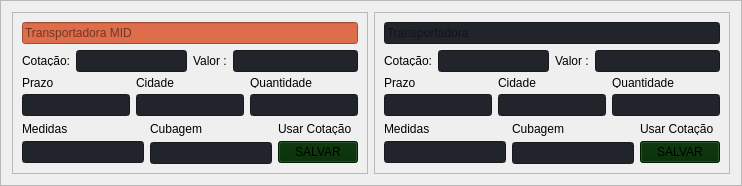
                                  <widget class="QFrame" name="frame_4">
                                   <property name="styleSheet">
                                    <string notr="true"/>
                                   </property>
                                   <property name="frameShape">
                                    <enum>QFrame::StyledPanel</enum>
                                   </property>
                                   <property name="frameShadow">
                                    <enum>QFrame::Raised</enum>
                                   </property>
                                   <layout class="QHBoxLayout" name="horizontalLayout_14">
                                    <item>
                                     <widget class="QFrame" name="frame_11">
                                      <property name="frameShape">
                                       <enum>QFrame::StyledPanel</enum>
                                      </property>
                                      <property name="frameShadow">
                                       <enum>QFrame::Raised</enum>
                                      </property>
                                      <layout class="QVBoxLayout" name="verticalLayout_34">
                                       <item>
                                        <layout class="QGridLayout" name="gridLayout_40">
                                         <item row="0" column="0">
                                          <layout class="QHBoxLayout" name="horizontalLayout_199">
                                           <item>
                                            <widget class="QLineEdit" name="lineEdit_255">
                                             <property name="layoutDirection">
                                              <enum>Qt::LeftToRight</enum>
                                             </property>
                                             <property name="styleSheet">
                                              <string notr="true">background-color: rgb(222, 110, 75);</string>
                                             </property>
                                             <property name="echoMode">
                                              <enum>QLineEdit::Normal</enum>
                                             </property>
                                             <property name="placeholderText">
                                              <string>Transportadora MID</string>
                                             </property>
                                            </widget>
                                           </item>
                                          </layout>
                                         </item>
                                         <item row="1" column="0">
                                          <layout class="QHBoxLayout" name="horizontalLayout_200">
                                           <item>
                                            <layout class="QHBoxLayout" name="horizontalLayout_201">
                                             <item>
                                              <widget class="QLabel" name="label_254">
                                               <property name="maximumSize">
                                                <size>
                                                 <width>16777215</width>
                                                 <height>10</height>
                                                </size>
                                               </property>
                                               <property name="text">
                                                <string>Cotação:</string>
                                               </property>
                                              </widget>
                                             </item>
                                             <item>
                                              <widget class="QLineEdit" name="lineEdit_256">
                                               <property name="styleSheet">
                                                <string notr="true">background-color: rgb(33, 37, 43);</string>
                                               </property>
                                              </widget>
                                             </item>
                                            </layout>
                                           </item>
                                           <item>
                                            <layout class="QHBoxLayout" name="horizontalLayout_202">
                                             <item>
                                              <widget class="QLabel" name="label_255">
                                               <property name="maximumSize">
                                                <size>
                                                 <width>16777215</width>
                                                 <height>10</height>
                                                </size>
                                               </property>
                                               <property name="text">
                                                <string>Valor :</string>
                                               </property>
                                              </widget>
                                             </item>
                                             <item>
                                              <widget class="QLineEdit" name="lineEdit_257">
                                               <property name="styleSheet">
                                                <string notr="true">background-color: rgb(33, 37, 43);</string>
                                               </property>
                                              </widget>
                                             </item>
                                            </layout>
                                           </item>
                                          </layout>
                                         </item>
                                         <item row="2" column="0">
                                          <layout class="QHBoxLayout" name="horizontalLayout_203">
                                           <item>
                                            <layout class="QVBoxLayout" name="verticalLayout_203">
                                             <item>
                                              <widget class="QLabel" name="label_256">
                                               <property name="maximumSize">
                                                <size>
                                                 <width>16777215</width>
                                                 <height>10</height>
                                                </size>
                                               </property>
                                               <property name="text">
                                                <string>Prazo </string>
                                               </property>
                                              </widget>
                                             </item>
                                             <item>
                                              <widget class="QLineEdit" name="lineEdit_258">
                                               <property name="styleSheet">
                                                <string notr="true">background-color: rgb(33, 37, 43);</string>
                                               </property>
                                              </widget>
                                             </item>
                                            </layout>
                                           </item>
                                           <item>
                                            <layout class="QVBoxLayout" name="verticalLayout_204">
                                             <item>
                                              <widget class="QLabel" name="label_257">
                                               <property name="maximumSize">
                                                <size>
                                                 <width>16777215</width>
                                                 <height>10</height>
                                                </size>
                                               </property>
                                               <property name="text">
                                                <string>Cidade</string>
                                               </property>
                                              </widget>
                                             </item>
                                             <item>
                                              <widget class="QLineEdit" name="lineEdit_259">
                                               <property name="styleSheet">
                                                <string notr="true">background-color: rgb(33, 37, 43);</string>
                                               </property>
                                              </widget>
                                             </item>
                                            </layout>
                                           </item>
                                           <item>
                                            <layout class="QVBoxLayout" name="verticalLayout_205">
                                             <item>
                                              <widget class="QLabel" name="label_258">
                                               <property name="maximumSize">
                                                <size>
                                                 <width>16777215</width>
                                                 <height>10</height>
                                                </size>
                                               </property>
                                               <property name="text">
                                                <string>Quantidade</string>
                                               </property>
                                              </widget>
                                             </item>
                                             <item>
                                              <widget class="QLineEdit" name="lineEdit_260">
                                               <property name="styleSheet">
                                                <string notr="true">background-color: rgb(33, 37, 43);</string>
                                               </property>
                                              </widget>
                                             </item>
                                            </layout>
                                           </item>
                                          </layout>
                                         </item>
                                         <item row="3" column="0">
                                          <layout class="QHBoxLayout" name="horizontalLayout_204">
                                           <item>
                                            <layout class="QVBoxLayout" name="verticalLayout_206">
                                             <item>
                                              <widget class="QLabel" name="label_259">
                                               <property name="maximumSize">
                                                <size>
                                                 <width>16777215</width>
                                                 <height>13</height>
                                                </size>
                                               </property>
                                               <property name="text">
                                                <string>Medidas</string>
                                               </property>
                                              </widget>
                                             </item>
                                             <item>
                                              <widget class="QLineEdit" name="lineEdit_261">
                                               <property name="styleSheet">
                                                <string notr="true">background-color: rgb(33, 37, 43);</string>
                                               </property>
                                              </widget>
                                             </item>
                                            </layout>
                                           </item>
                                           <item>
                                            <layout class="QVBoxLayout" name="verticalLayout_207">
                                             <item>
                                              <widget class="QLabel" name="label_260">
                                               <property name="maximumSize">
                                                <size>
                                                 <width>16777215</width>
                                                 <height>15</height>
                                                </size>
                                               </property>
                                               <property name="text">
                                                <string>Cubagem</string>
                                               </property>
                                              </widget>
                                             </item>
                                             <item>
                                              <widget class="QLineEdit" name="lineEdit_262">
                                               <property name="styleSheet">
                                                <string notr="true">background-color: rgb(33, 37, 43);</string>
                                               </property>
                                              </widget>
                                             </item>
                                            </layout>
                                           </item>
                                           <item>
                                            <layout class="QVBoxLayout" name="verticalLayout_208">
                                             <item>
                                              <widget class="QLabel" name="label_261">
                                               <property name="maximumSize">
                                                <size>
                                                 <width>16777215</width>
                                                 <height>13</height>
                                                </size>
                                               </property>
                                               <property name="text">
                                                <string>Usar Cotação</string>
                                               </property>
                                              </widget>
                                             </item>
                                             <item>
                                              <widget class="QPushButton" name="pushButton_34">
                                               <property name="styleSheet">
                                                <string notr="true">background-color: rgb(0, 40, 0);</string>
                                               </property>
                                               <property name="text">
                                                <string>SALVAR</string>
                                               </property>
                                              </widget>
                                             </item>
                                            </layout>
                                           </item>
                                          </layout>
                                         </item>
                                        </layout>
                                       </item>
                                      </layout>
                                     </widget>
                                    </item>
                                    <item>
                                     <widget class="QFrame" name="frame_12">
                                      <property name="frameShape">
                                       <enum>QFrame::StyledPanel</enum>
                                      </property>
                                      <property name="frameShadow">
                                       <enum>QFrame::Raised</enum>
                                      </property>
                                      <layout class="QVBoxLayout" name="verticalLayout_35">
                                       <item>
                                        <layout class="QGridLayout" name="gridLayout_41">
                                         <item row="0" column="0">
                                          <layout class="QHBoxLayout" name="horizontalLayout_205">
                                           <item>
                                            <widget class="QLineEdit" name="lineEdit_263">
                                             <property name="layoutDirection">
                                              <enum>Qt::LeftToRight</enum>
                                             </property>
                                             <property name="styleSheet">
                                              <string notr="true">background-color: rgb(33, 37, 43);</string>
                                             </property>
                                             <property name="echoMode">
                                              <enum>QLineEdit::Normal</enum>
                                             </property>
                                             <property name="placeholderText">
                                              <string>Transportadora</string>
                                             </property>
                                            </widget>
                                           </item>
                                          </layout>
                                         </item>
                                         <item row="1" column="0">
                                          <layout class="QHBoxLayout" name="horizontalLayout_206">
                                           <item>
                                            <layout class="QHBoxLayout" name="horizontalLayout_207">
                                             <item>
                                              <widget class="QLabel" name="label_262">
                                               <property name="maximumSize">
                                                <size>
                                                 <width>16777215</width>
                                                 <height>10</height>
                                                </size>
                                               </property>
                                               <property name="text">
                                                <string>Cotação:</string>
                                               </property>
                                              </widget>
                                             </item>
                                             <item>
                                              <widget class="QLineEdit" name="lineEdit_264">
                                               <property name="styleSheet">
                                                <string notr="true">background-color: rgb(33, 37, 43);</string>
                                               </property>
                                              </widget>
                                             </item>
                                            </layout>
                                           </item>
                                           <item>
                                            <layout class="QHBoxLayout" name="horizontalLayout_208">
                                             <item>
                                              <widget class="QLabel" name="label_263">
                                               <property name="maximumSize">
                                                <size>
                                                 <width>16777215</width>
                                                 <height>10</height>
                                                </size>
                                               </property>
                                               <property name="text">
                                                <string>Valor :</string>
                                               </property>
                                              </widget>
                                             </item>
                                             <item>
                                              <widget class="QLineEdit" name="lineEdit_265">
                                               <property name="styleSheet">
                                                <string notr="true">background-color: rgb(33, 37, 43);</string>
                                               </property>
                                              </widget>
                                             </item>
                                            </layout>
                                           </item>
                                          </layout>
                                         </item>
                                         <item row="2" column="0">
                                          <layout class="QHBoxLayout" name="horizontalLayout_209">
                                           <item>
                                            <layout class="QVBoxLayout" name="verticalLayout_209">
                                             <item>
                                              <widget class="QLabel" name="label_264">
                                               <property name="maximumSize">
                                                <size>
                                                 <width>16777215</width>
                                                 <height>10</height>
                                                </size>
                                               </property>
                                               <property name="text">
                                                <string>Prazo </string>
                                               </property>
                                              </widget>
                                             </item>
                                             <item>
                                              <widget class="QLineEdit" name="lineEdit_266">
                                               <property name="styleSheet">
                                                <string notr="true">background-color: rgb(33, 37, 43);</string>
                                               </property>
                                              </widget>
                                             </item>
                                            </layout>
                                           </item>
                                           <item>
                                            <layout class="QVBoxLayout" name="verticalLayout_210">
                                             <item>
                                              <widget class="QLabel" name="label_265">
                                               <property name="maximumSize">
                                                <size>
                                                 <width>16777215</width>
                                                 <height>10</height>
                                                </size>
                                               </property>
                                               <property name="text">
                                                <string>Cidade</string>
                                               </property>
                                              </widget>
                                             </item>
                                             <item>
                                              <widget class="QLineEdit" name="lineEdit_267">
                                               <property name="styleSheet">
                                                <string notr="true">background-color: rgb(33, 37, 43);</string>
                                               </property>
                                              </widget>
                                             </item>
                                            </layout>
                                           </item>
                                           <item>
                                            <layout class="QVBoxLayout" name="verticalLayout_211">
                                             <item>
                                              <widget class="QLabel" name="label_266">
                                               <property name="maximumSize">
                                                <size>
                                                 <width>16777215</width>
                                                 <height>10</height>
                                                </size>
                                               </property>
                                               <property name="text">
                                                <string>Quantidade</string>
                                               </property>
                                              </widget>
                                             </item>
                                             <item>
                                              <widget class="QLineEdit" name="lineEdit_268">
                                               <property name="styleSheet">
                                                <string notr="true">background-color: rgb(33, 37, 43);</string>
                                               </property>
                                              </widget>
                                             </item>
                                            </layout>
                                           </item>
                                          </layout>
                                         </item>
                                         <item row="3" column="0">
                                          <layout class="QHBoxLayout" name="horizontalLayout_210">
                                           <item>
                                            <layout class="QVBoxLayout" name="verticalLayout_212">
                                             <item>
                                              <widget class="QLabel" name="label_267">
                                               <property name="maximumSize">
                                                <size>
                                                 <width>16777215</width>
                                                 <height>13</height>
                                                </size>
                                               </property>
                                               <property name="text">
                                                <string>Medidas</string>
                                               </property>
                                              </widget>
                                             </item>
                                             <item>
                                              <widget class="QLineEdit" name="lineEdit_269">
                                               <property name="styleSheet">
                                                <string notr="true">background-color: rgb(33, 37, 43);</string>
                                               </property>
                                              </widget>
                                             </item>
                                            </layout>
                                           </item>
                                           <item>
                                            <layout class="QVBoxLayout" name="verticalLayout_213">
                                             <item>
                                              <widget class="QLabel" name="label_268">
                                               <property name="maximumSize">
                                                <size>
                                                 <width>16777215</width>
                                                 <height>15</height>
                                                </size>
                                               </property>
                                               <property name="text">
                                                <string>Cubagem</string>
                                               </property>
                                              </widget>
                                             </item>
                                             <item>
                                              <widget class="QLineEdit" name="lineEdit_270">
                                               <property name="styleSheet">
                                                <string notr="true">background-color: rgb(33, 37, 43);</string>
                                               </property>
                                              </widget>
                                             </item>
                                            </layout>
                                           </item>
                                           <item>
                                            <layout class="QVBoxLayout" name="verticalLayout_214">
                                             <item>
                                              <widget class="QLabel" name="label_269">
                                               <property name="maximumSize">
                                                <size>
                                                 <width>16777215</width>
                                                 <height>13</height>
                                                </size>
                                               </property>
                                               <property name="text">
                                                <string>Usar Cotação</string>
                                               </property>
                                              </widget>
                                             </item>
                                             <item>
                                              <widget class="QPushButton" name="pushButton_35">
                                               <property name="styleSheet">
                                                <string notr="true">background-color: rgb(0, 40, 0);</string>
                                               </property>
                                               <property name="text">
                                                <string>SALVAR</string>
                                               </property>
                                              </widget>
                                             </item>
                                            </layout>
                                           </item>
                                          </layout>
                                         </item>
                                        </layout>
                                       </item>
                                      </layout>
                                     </widget>
                                    </item>
                                   </layout>
                                  </widget>
